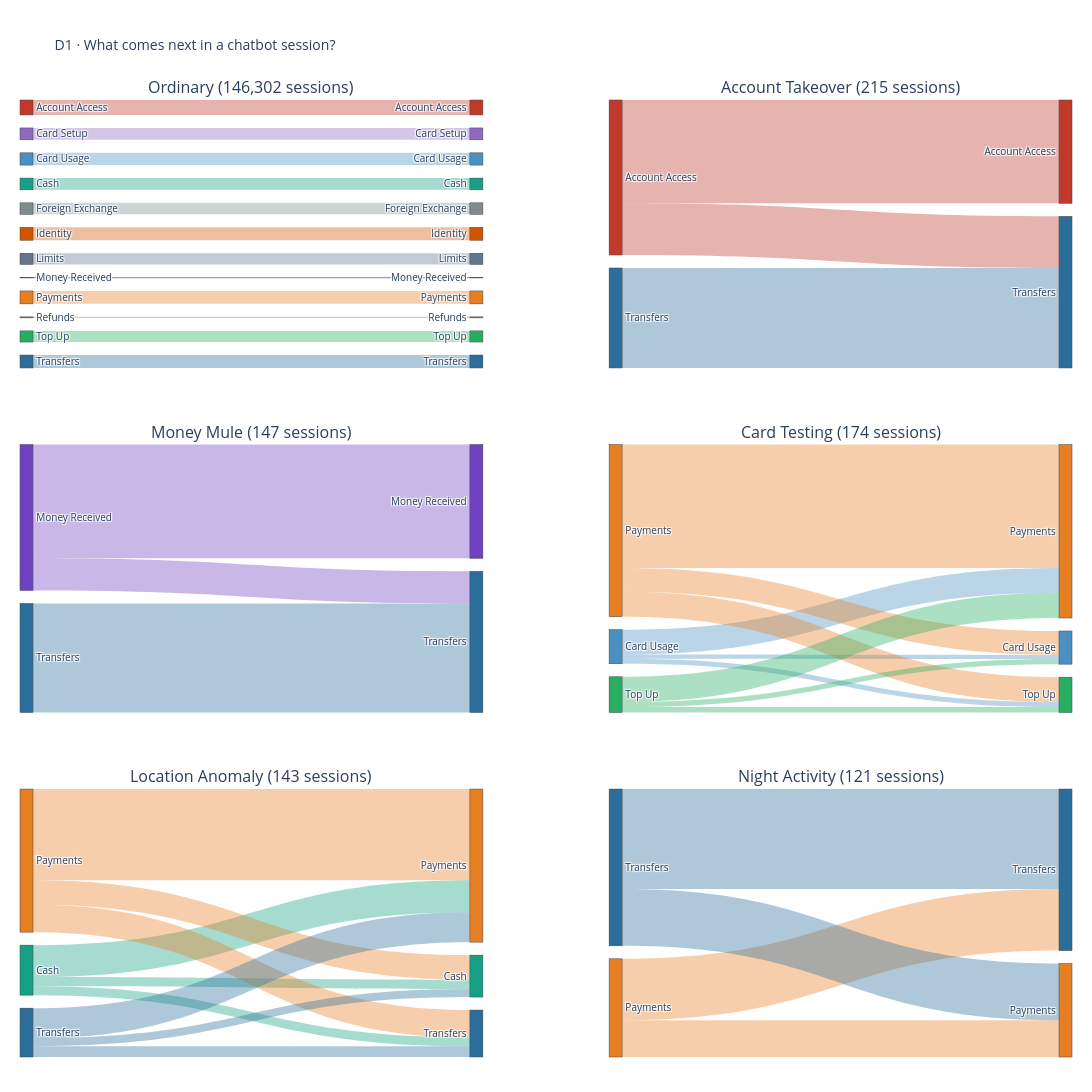

Notebook code for this chart:
### Code cell
STAGE_COLORS = {
    "account_access": "#c0392b", "transfers": "#2c6e9b", "payments": "#e67e22",
    "card_setup": "#8e6bbf", "card_usage": "#4a90c2", "cash": "#16a085",
    "top_up": "#27ae60", "identity": "#d35400", "refunds": "#a66a44",
    "foreign_exchange": "#7f8c8d", "limits": "#64748b", "money_received": "#6f42c1",
}
def stage_label(s):
    return s.replace("_", " ").title()

session_counts = ordered.groupby("session_id").first().assign(
    group=lambda f: np.where(f["is_fraud"], f["fraud_pattern"], "ordinary"))[
        "group"].value_counts().to_dict()
titles = [f"{group.replace('_', ' ').title()} ({session_counts[group]:,} sessions)"
          for group in GROUPS]
fig = make_subplots(rows=3, cols=2,
    specs=[[{"type": "sankey"}, {"type": "sankey"}] for _ in range(3)],
    subplot_titles=titles, horizontal_spacing=0.12, vertical_spacing=0.08)
for panel, group in enumerate(GROUPS):
    row, col = divmod(panel, 2)
    links = transition_counts[transition_counts.group == group].copy()
    # Ordinary sessions are numerous; retain their 15 most common stage transitions.
    if group == "ordinary":
        links = links.nlargest(15, "n")
    stages = sorted(set(links.journey_stage) | set(links.next_stage))
    idx = {stage: i for i, stage in enumerate(stages)}
    n_stages = len(stages)
    colors = [STAGE_COLORS.get(stage, "#7f8c8d") for stage in stages]
    link_colors = [f"rgba({int(colors[idx[s]][1:3], 16)},"
                   f"{int(colors[idx[s]][3:5], 16)},"
                   f"{int(colors[idx[s]][5:7], 16)},0.38)"
                   for s in links.journey_stage]
    fig.add_trace(go.Sankey(
        arrangement="snap",
        node=dict(label=[stage_label(s) for s in stages] * 2,
                  color=colors * 2, pad=13, thickness=13),
        link=dict(source=[idx[s] for s in links.journey_stage],
                  target=[n_stages + idx[s] for s in links.next_stage],
                  value=links.n.tolist(),
                  color=link_colors,
                  customdata=[f"{stage_label(a)} → {stage_label(b)}" for a, b in
                              zip(links.journey_stage, links.next_stage)],
                  hovertemplate="%{customdata}<br>%{value:,} transitions<extra></extra>"),
        valueformat=",d"), row=row + 1, col=col + 1)
fig.update_layout(title="D1 · What comes next in a chatbot session?",
                  font=dict(size=10), width=2100, height=1800,
                  margin=dict(l=20, r=20, t=100, b=35))
fig.show()
fig.write_image(FIG_DIR / "D1_intent_sequence_sankey.png", scale=1.5)
print("Saved", FIG_DIR / "D1_intent_sequence_sankey.png")

### Figure 1 — Plotly figure (JSON) as saved in the notebook; plotly's stock layout.template omitted (floating-point values rounded to 4 significant figures)
{"data": [{"arrangement": "snap", "domain": {"x": [0, 0.44], "y": [0.72, 1]}, "link": {"color": ["rgba(192,57,43,0.38)", "rgba(211,84,0,0.38)", "rgba(230,126,34,0.38)", "rgba(44,110,155,0.38)", "rgba(74,144,194,0.38)", "rgba(142,107,191,0.38)", "rgba(22,160,133,0.38)", "rgba(127,140,141,0.38)", "rgba(100,116,139,0.38)", "rgba(39,174,96,0.38)", "rgba(166,106,68,0.38)", "rgba(111,66,193,0.38)"], "customdata": ["Account Access → Account Access", "Identity → Identity", "Payments → Payments", "Transfers → Transfers", "Card Usage → Card Usage", "Card Setup → Card Setup", "Cash → Cash", "Foreign Exchange → Foreign Exchange", "Limits → Limits", "Top Up → Top Up", "Refunds → Refunds", "Money Received → Money Received"], "hovertemplate": "%{customdata}<br>%{value:,} transitions<extra></extra>", "source": [0, 5, 8, 11, 2, 1, 3, 4, 6, 10, 9, 7], "target": [12, 17, 20, 23, 14, 13, 15, 16, 18, 22, 21, 19], "value": [41510, 36021, 35944, 35934, 34119, 33004, 32626, 31827, 31030, 30985, 2799, 1482]}, "node": {"color": ["#c0392b", "#8e6bbf", "#4a90c2", "#16a085", "#7f8c8d", "#d35400", "#64748b", "#6f42c1", "#e67e22", "#a66a44", "#27ae60", "#2c6e9b", "#c0392b", "#8e6bbf", "#4a90c2", "#16a085", "#7f8c8d", "#d35400", "#64748b", "#6f42c1", "#e67e22", "#a66a44", "#27ae60", "#2c6e9b"], "label": ["Account Access", "Card Setup", "Card Usage", "Cash", "Foreign Exchange", "Identity", "Limits", "Money Received", "Payments", "Refunds", "Top Up", "Transfers", "Account Access", "Card Setup", "Card Usage", "Cash", "Foreign Exchange", "Identity", "Limits", "Money Received", "Payments", "Refunds", "Top Up", "Transfers"], "pad": 13, "thickness": 13}, "type": "sankey", "valueformat": ",d"}, {"arrangement": "snap", "domain": {"x": [0.56, 1], "y": [0.72, 1]}, "link": {"color": ["rgba(192,57,43,0.38)", "rgba(192,57,43,0.38)", "rgba(44,110,155,0.38)"], "customdata": ["Account Access → Account Access", "Account Access → Transfers", "Transfers → Transfers"], "hovertemplate": "%{customdata}<br>%{value:,} transitions<extra></extra>", "source": [0, 0, 1], "target": [2, 3, 3], "value": [430, 215, 416]}, "node": {"color": ["#c0392b", "#2c6e9b", "#c0392b", "#2c6e9b"], "label": ["Account Access", "Transfers", "Account Access", "Transfers"], "pad": 13, "thickness": 13}, "type": "sankey", "valueformat": ",d"}, {"arrangement": "snap", "domain": {"x": [0, 0.44], "y": [0.36, 0.64]}, "link": {"color": ["rgba(111,66,193,0.38)", "rgba(111,66,193,0.38)", "rgba(44,110,155,0.38)"], "customdata": ["Money Received → Money Received", "Money Received → Transfers", "Transfers → Transfers"], "hovertemplate": "%{customdata}<br>%{value:,} transitions<extra></extra>", "source": [0, 0, 1], "target": [2, 3, 3], "value": [521, 147, 499]}, "node": {"color": ["#6f42c1", "#2c6e9b", "#6f42c1", "#2c6e9b"], "label": ["Money Received", "Transfers", "Money Received", "Transfers"], "pad": 13, "thickness": 13}, "type": "sankey", "valueformat": ",d"}, {"arrangement": "snap", "domain": {"x": [0.56, 1], "y": [0.36, 0.64]}, "link": {"color": ["rgba(74,144,194,0.38)", "rgba(74,144,194,0.38)", "rgba(74,144,194,0.38)", "rgba(230,126,34,0.38)", "rgba(230,126,34,0.38)", "rgba(230,126,34,0.38)", "rgba(39,174,96,0.38)", "rgba(39,174,96,0.38)", "rgba(39,174,96,0.38)"], "customdata": ["Card Usage → Card Usage", "Card Usage → Payments", "Card Usage → Top Up", "Payments → Card Usage", "Payments → Payments", "Payments → Top Up", "Top Up → Card Usage", "Top Up → Payments", "Top Up → Top Up"], "hovertemplate": "%{customdata}<br>%{value:,} transitions<extra></extra>", "source": [0, 0, 0, 1, 1, 1, 2, 2, 2], "target": [3, 4, 5, 3, 4, 5, 3, 4, 5], "value": [31, 185, 38, 178, 919, 185, 38, 188, 40]}, "node": {"color": ["#4a90c2", "#e67e22", "#27ae60", "#4a90c2", "#e67e22", "#27ae60"], "label": ["Card Usage", "Payments", "Top Up", "Card Usage", "Payments", "Top Up"], "pad": 13, "thickness": 13}, "type": "sankey", "valueformat": ",d"}, {"arrangement": "snap", "domain": {"x": [0, 0.44], "y": [0, 0.28]}, "link": {"color": ["rgba(22,160,133,0.38)", "rgba(22,160,133,0.38)", "rgba(22,160,133,0.38)", "rgba(230,126,34,0.38)", "rgba(230,126,34,0.38)", "rgba(230,126,34,0.38)", "rgba(44,110,155,0.38)", "rgba(44,110,155,0.38)", "rgba(44,110,155,0.38)"], "customdata": ["Cash → Cash", "Cash → Payments", "Cash → Transfers", "Payments → Cash", "Payments → Payments", "Payments → Transfers", "Transfers → Cash", "Transfers → Payments", "Transfers → Transfers"], "hovertemplate": "%{customdata}<br>%{value:,} transitions<extra></extra>", "source": [0, 0, 0, 1, 1, 1, 2, 2, 2], "target": [3, 4, 5, 3, 4, 5, 3, 4, 5], "value": [24, 83, 23, 64, 237, 71, 21, 78, 28]}, "node": {"color": ["#16a085", "#e67e22", "#2c6e9b", "#16a085", "#e67e22", "#2c6e9b"], "label": ["Cash", "Payments", "Transfers", "Cash", "Payments", "Transfers"], "pad": 13, "thickness": 13}, "type": "sankey", "valueformat": ",d"}, {"arrangement": "snap", "domain": {"x": [0.56, 1], "y": [0, 0.28]}, "link": {"color": ["rgba(230,126,34,0.38)", "rgba(230,126,34,0.38)", "rgba(44,110,155,0.38)", "rgba(44,110,155,0.38)"], "customdata": ["Payments → Payments", "Payments → Transfers", "Transfers → Payments", "Transfers → Transfers"], "hovertemplate": "%{customdata}<br>%{value:,} transitions<extra></extra>", "source": [0, 0, 1, 1], "target": [2, 3, 2, 3], "value": [138, 231, 213, 376]}, "node": {"color": ["#e67e22", "#2c6e9b", "#e67e22", "#2c6e9b"], "label": ["Payments", "Transfers", "Payments", "Transfers"], "pad": 13, "thickness": 13}, "type": "sankey", "valueformat": ",d"}], "layout": {"annotations": [{"font": {"size": 16}, "showarrow": false, "text": "Ordinary (146,302 sessions)", "x": 0.22, "xanchor": "center", "xref": "paper", "y": 1, "yanchor": "bottom", "yref": "paper"}, {"font": {"size": 16}, "showarrow": false, "text": "Account Takeover (215 sessions)", "x": 0.78, "xanchor": "center", "xref": "paper", "y": 1, "yanchor": "bottom", "yref": "paper"}, {"font": {"size": 16}, "showarrow": false, "text": "Money Mule (147 sessions)", "x": 0.22, "xanchor": "center", "xref": "paper", "y": 0.64, "yanchor": "bottom", "yref": "paper"}, {"font": {"size": 16}, "showarrow": false, "text": "Card Testing (174 sessions)", "x": 0.78, "xanchor": "center", "xref": "paper", "y": 0.64, "yanchor": "bottom", "yref": "paper"}, {"font": {"size": 16}, "showarrow": false, "text": "Location Anomaly (143 sessions)", "x": 0.22, "xanchor": "center", "xref": "paper", "y": 0.28, "yanchor": "bottom", "yref": "paper"}, {"font": {"size": 16}, "showarrow": false, "text": "Night Activity (121 sessions)", "x": 0.78, "xanchor": "center", "xref": "paper", "y": 0.28, "yanchor": "bottom", "yref": "paper"}], "font": {"size": 10}, "height": 1800, "margin": {"b": 35, "l": 20, "r": 20, "t": 100}, "title": {"text": "D1 · What comes next in a chatbot session?"}, "width": 2100}}
